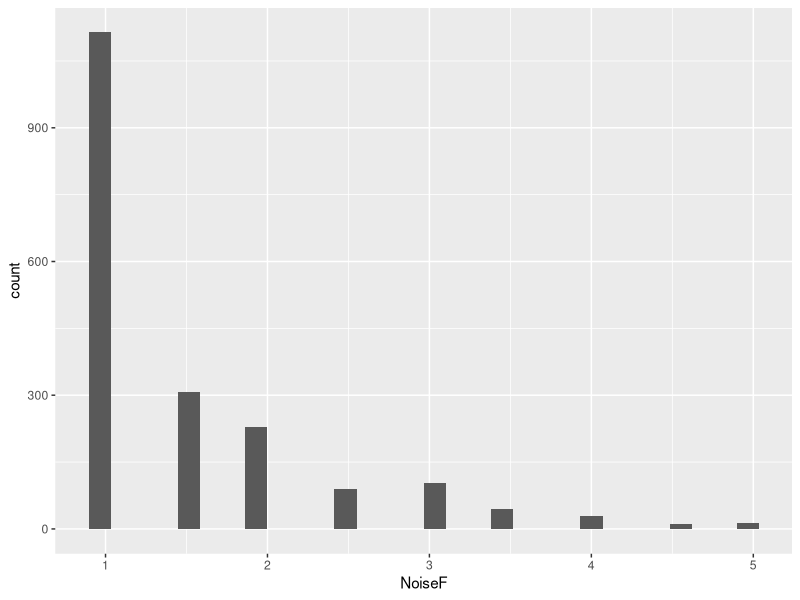
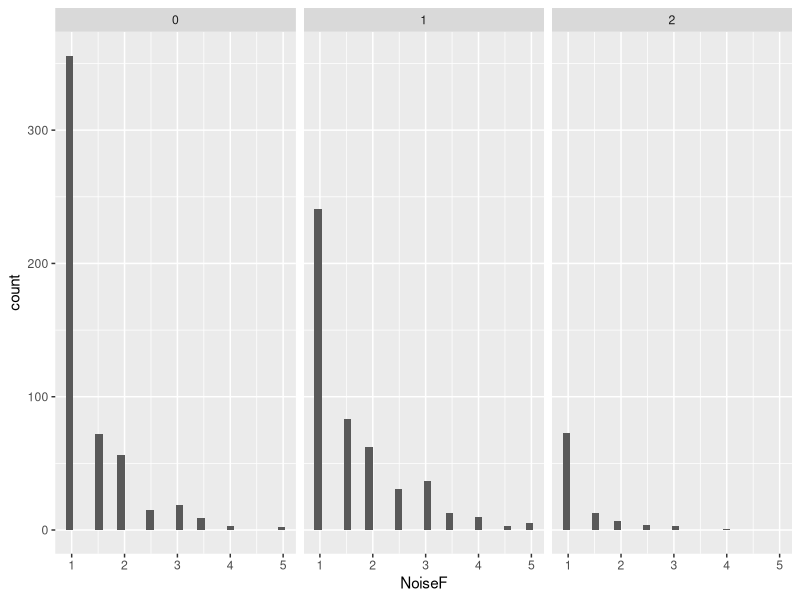
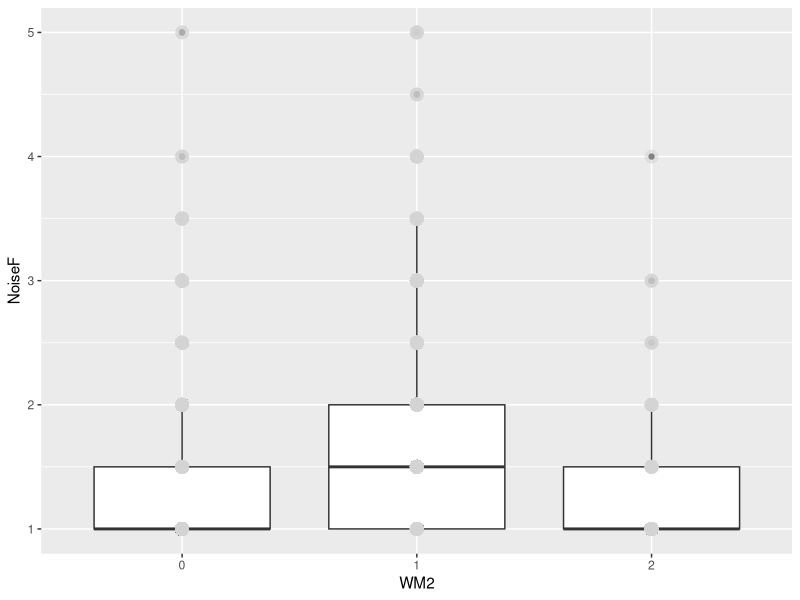
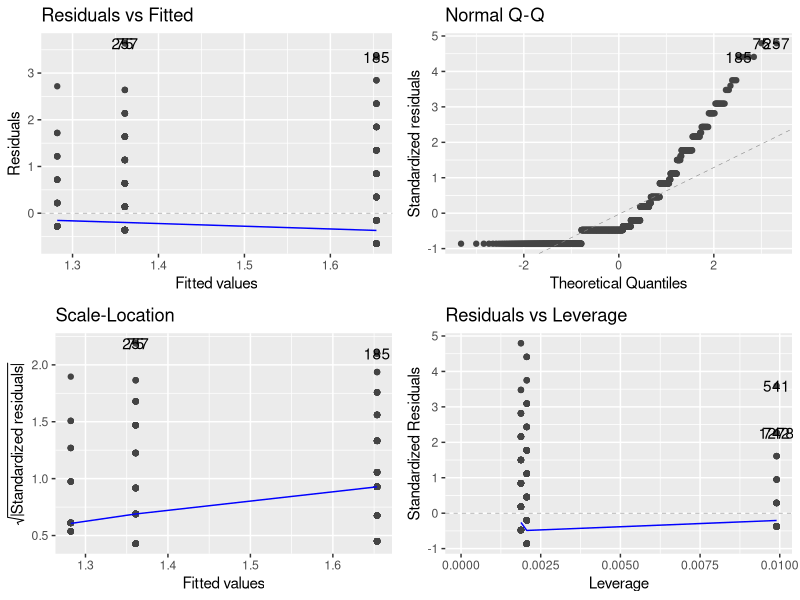
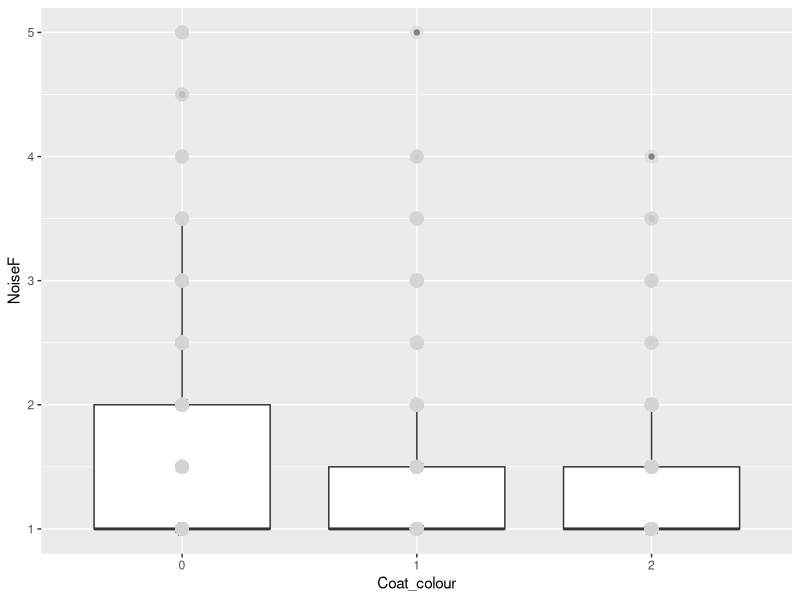
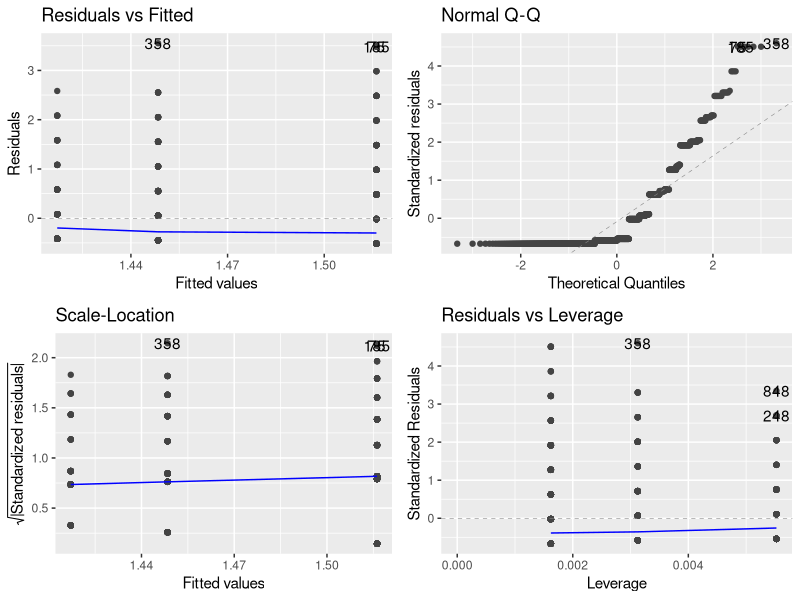
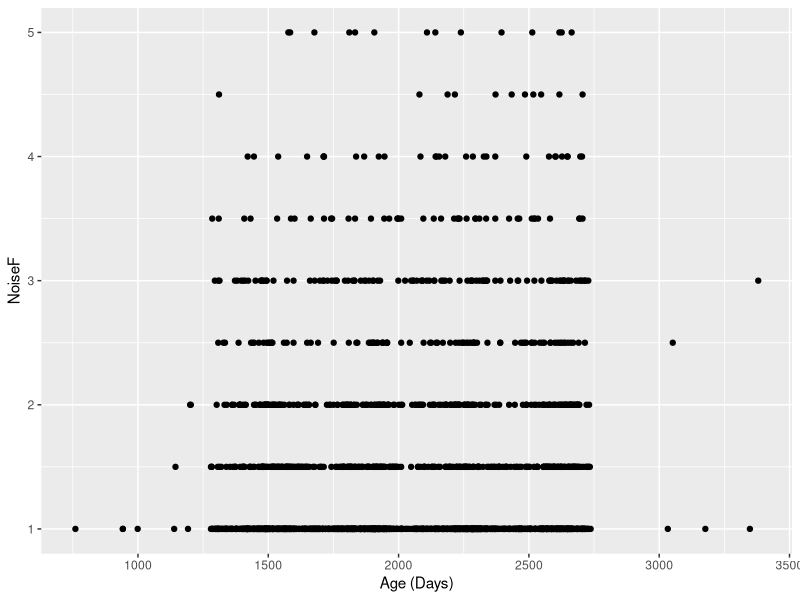
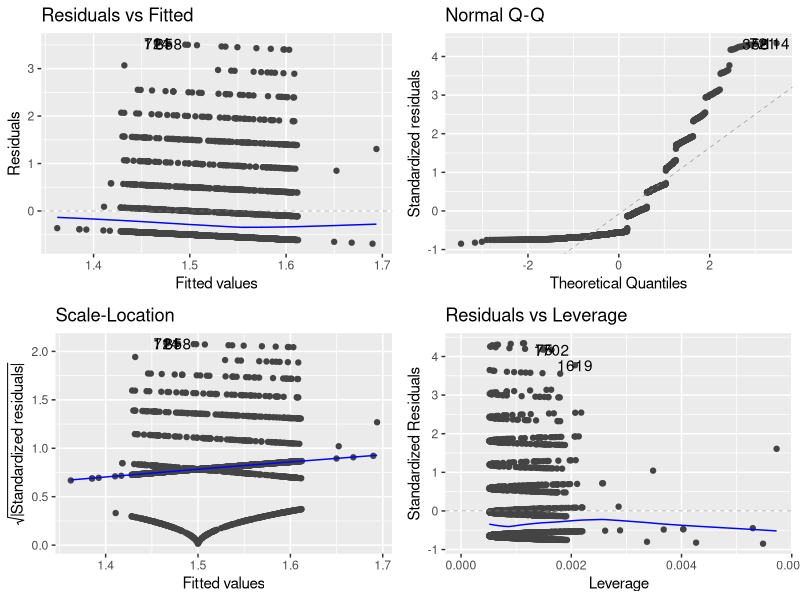

R code for these plots, in order:
## ---- chunk 1
rm(list = ls())
library(tidyverse)
library(here)
library(ggfortify)
## ---- chunk 2
DOG <- read.csv(here("Data", "Secor-Cap-Dap-data.csv"))
## ---- chunk 3
DOG$Fixed <- DOG$Gender_status %% 2
## ---- chunk 4
summary(DOG)
## ---- chunk 5
ggplot(DOG, aes(x = NoiseF)) + geom_histogram()
## ---- chunk 6
ggplot(data = na.omit(DOG), aes(x = NoiseF)) + geom_histogram() + facet_wrap(~WM2)
## ---- chunk 7
DOG$WM2 <- as.factor(DOG$WM2)
ggplot(data = na.omit(DOG), aes(y = NoiseF, x = WM2)) + geom_boxplot() + geom_point(size = 4, color = 'lightgrey', alpha = 0.5)
## ---- chunk 8
jvelm <- lm(NoiseF ~ WM2, data = na.omit(DOG))
autoplot(jvelm)
summary(jvelm)
## ---- chunk 9
DOG$Coat_colour <- as.factor(DOG$Coat_colour)
ggplot(data = na.omit(DOG), aes(y = NoiseF, x = Coat_colour)) + geom_boxplot() + geom_point(size = 4, color = 'lightgrey', alpha = 0.5)
## ---- chunk 10
ccvelm <- lm(NoiseF ~ Coat_colour, data = na.omit(DOG))
autoplot(ccvelm)
summary(ccvelm)
## ---- chunk 11
ggplot(DOG, aes(y = NoiseF, x = Age)) + geom_point() + xlab("Age (Days)")
## ---- chunk 12
avelm <- lm(NoiseF ~ Age, data = DOG)
autoplot(avelm)
## ---- chunk 13
anova(avelm)
summary(avelm) # Starts at Call:
## ---- chunk 14
DOG$Health <- as.factor(DOG$Health)
ggplot(DOG, aes(x = Health, y = NoiseF)) + geom_boxplot() + geom_point(size = 4, color = 'lightgrey', alpha = 0.5)
## ---- chunk 15
t.test(NoiseF ~ Health, data = DOG)
## ---- chunk 16
DOG$Gender_status <- as.factor(DOG$Gender_status)
ggplot(data = na.omit(DOG), aes(y = NoiseF, x = Gender_status)) + geom_boxplot() + geom_point(size = 4, color = 'lightgrey', alpha = 0.5)
## ---- chunk 17
gsvelm <- lm(NoiseF ~ Gender_status, data = na.omit(DOG))
autoplot(gsvelm)
summary(gsvelm)
## ---- chunk 18
DOG$Fixed <- as.factor(DOG$Fixed)
ggplot(DOG, aes(x = Fixed, y = NoiseF)) + geom_boxplot() + geom_point(size = 4, color = 'lightgrey', alpha = 0.5)
## ---- chunk 19
fvelm <- lm(NoiseF ~ Fixed, data = na.omit(DOG))
autoplot(fvelm)
summary(fvelm)
## ---- chunk 20
DOG$InOut <- as.factor(DOG$InOut)
ggplot(data = na.omit(DOG), aes(x = InOut, y = NoiseF)) + geom_boxplot() + geom_point(size = 4, color = 'lightgrey', alpha = 0.5)
## ---- chunk 21
iovelm <- lm(NoiseF ~ InOut, data = na.omit(DOG))
autoplot(iovelm)
summary(iovelm)
## ---- chunk 22
DOG$TimeEx <- as.factor(DOG$TimeEx)
ggplot(data = na.omit(DOG), aes(x = TimeEx, y = NoiseF)) + geom_boxplot() + geom_point(size = 4, color = 'lightgrey', alpha = 0.5)
## ---- chunk 23
tevelm <- lm(NoiseF ~ TimeEx, data = na.omit(DOG))
autoplot(tevelm)
summary(tevelm)
